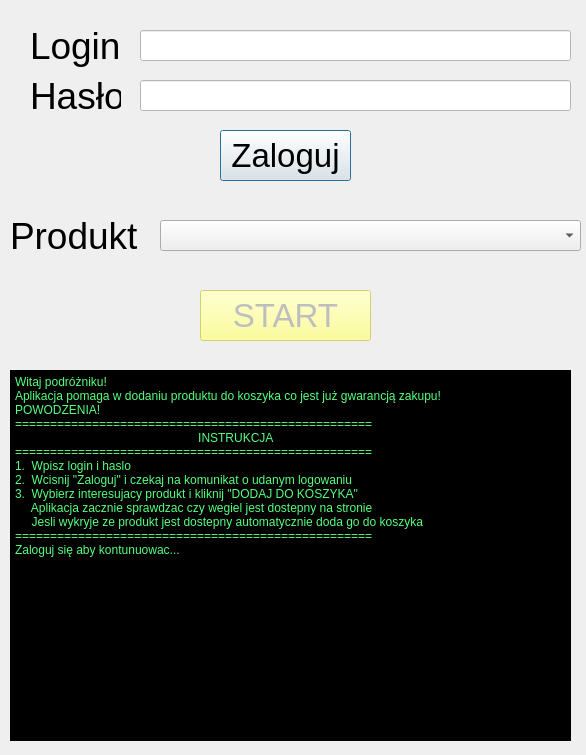
<?xml version="1.0" encoding="UTF-8"?>
<ui version="4.0">
 <class>Dialog</class>
 <widget class="QDialog" name="Dialog">
  <property name="geometry">
   <rect>
    <x>0</x>
    <y>0</y>
    <width>586</width>
    <height>755</height>
   </rect>
  </property>
  <property name="cursor">
   <cursorShape>PointingHandCursor</cursorShape>
  </property>
  <property name="windowTitle">
   <string>Wungiel</string>
  </property>
  <property name="styleSheet">
   <string notr="true">background:url(:/background/backgroundPL.jpg)</string>
  </property>
  <widget class="QLabel" name="label">
   <property name="geometry">
    <rect>
     <x>30</x>
     <y>20</y>
     <width>101</width>
     <height>51</height>
    </rect>
   </property>
   <property name="styleSheet">
    <string notr="true">color:rgb(0, 0, 0);
font-size:28pt;</string>
   </property>
   <property name="text">
    <string>Login</string>
   </property>
  </widget>
  <widget class="QLabel" name="label_2">
   <property name="geometry">
    <rect>
     <x>30</x>
     <y>70</y>
     <width>91</width>
     <height>51</height>
    </rect>
   </property>
   <property name="styleSheet">
    <string notr="true">color:rgb(0, 0, 0);
font-size:28pt;</string>
   </property>
   <property name="text">
    <string>Hasło</string>
   </property>
  </widget>
  <widget class="QLineEdit" name="email">
   <property name="geometry">
    <rect>
     <x>140</x>
     <y>30</y>
     <width>431</width>
     <height>31</height>
    </rect>
   </property>
   <property name="styleSheet">
    <string notr="true">font-size:20pt;
color: rgb(0, 0, 0);
background-color: rgb(255, 255, 255);</string>
   </property>
   <property name="text">
    <string/>
   </property>
  </widget>
  <widget class="QLineEdit" name="password">
   <property name="geometry">
    <rect>
     <x>140</x>
     <y>80</y>
     <width>431</width>
     <height>31</height>
    </rect>
   </property>
   <property name="styleSheet">
    <string notr="true">font-size:20pt;
color: rgb(0, 0, 0);
background-color: rgb(255, 255, 255);</string>
   </property>
   <property name="text">
    <string/>
   </property>
  </widget>
  <widget class="QPushButton" name="loginbutton">
   <property name="geometry">
    <rect>
     <x>220</x>
     <y>130</y>
     <width>131</width>
     <height>51</height>
    </rect>
   </property>
   <property name="styleSheet">
    <string notr="true">font-size:25pt;</string>
   </property>
   <property name="text">
    <string>Zaloguj</string>
   </property>
  </widget>
  <widget class="QLabel" name="label_3">
   <property name="enabled">
    <bool>true</bool>
   </property>
   <property name="geometry">
    <rect>
     <x>-10</x>
     <y>0</y>
     <width>601</width>
     <height>761</height>
    </rect>
   </property>
   <property name="sizePolicy">
    <sizepolicy hsizetype="Maximum" vsizetype="Maximum">
     <horstretch>0</horstretch>
     <verstretch>0</verstretch>
    </sizepolicy>
   </property>
   <property name="text">
    <string/>
   </property>
   <property name="pixmap">
    <pixmap>backgroundPL.jpg</pixmap>
   </property>
   <property name="scaledContents">
    <bool>true</bool>
   </property>
  </widget>
  <widget class="QTextBrowser" name="logi">
   <property name="geometry">
    <rect>
     <x>10</x>
     <y>370</y>
     <width>561</width>
     <height>371</height>
    </rect>
   </property>
   <property name="styleSheet">
    <string notr="true">background-color: rgb(0, 0, 0);
font-color:rgb(0, 255, 127);</string>
   </property>
   <property name="html">
    <string>&lt;!DOCTYPE HTML PUBLIC &quot;-//W3C//DTD HTML 4.0//EN&quot; &quot;http://www.w3.org/TR/REC-html40/strict.dtd&quot;&gt;
&lt;html&gt;&lt;head&gt;&lt;meta name=&quot;qrichtext&quot; content=&quot;1&quot; /&gt;&lt;meta charset=&quot;utf-8&quot; /&gt;&lt;style type=&quot;text/css&quot;&gt;
p, li { white-space: pre-wrap; }
&lt;/style&gt;&lt;/head&gt;&lt;body style=&quot; font-family:'Segoe UI'; font-size:9pt; font-weight:400; font-style:normal;&quot;&gt;
&lt;p style=&quot; margin-top:0px; margin-bottom:0px; margin-left:0px; margin-right:0px; -qt-block-indent:0; text-indent:0px;&quot;&gt;&lt;span style=&quot; color:#55ff7f;&quot;&gt;Witaj podróżniku!&lt;/span&gt;&lt;/p&gt;
&lt;p style=&quot; margin-top:0px; margin-bottom:0px; margin-left:0px; margin-right:0px; -qt-block-indent:0; text-indent:0px;&quot;&gt;&lt;span style=&quot; color:#55ff7f;&quot;&gt;Aplikacja pomaga w dodaniu produktu do koszyka co jest już gwarancją zakupu!&lt;/span&gt;&lt;/p&gt;
&lt;p style=&quot; margin-top:0px; margin-bottom:0px; margin-left:0px; margin-right:0px; -qt-block-indent:0; text-indent:0px;&quot;&gt;&lt;span style=&quot; color:#55ff7f;&quot;&gt;POWODZENIA!&lt;/span&gt;&lt;/p&gt;
&lt;p style=&quot; margin-top:0px; margin-bottom:0px; margin-left:0px; margin-right:0px; -qt-block-indent:0; text-indent:0px;&quot;&gt;&lt;span style=&quot; color:#55ff7f;&quot;&gt;===================================================&lt;/span&gt;&lt;/p&gt;
&lt;p style=&quot; margin-top:0px; margin-bottom:0px; margin-left:0px; margin-right:0px; -qt-block-indent:0; text-indent:0px;&quot;&gt;&lt;span style=&quot; color:#55ff7f;&quot;&gt;          	                               INSTRUKCJA&lt;/span&gt;&lt;/p&gt;
&lt;p style=&quot; margin-top:0px; margin-bottom:0px; margin-left:0px; margin-right:0px; -qt-block-indent:0; text-indent:0px;&quot;&gt;&lt;span style=&quot; color:#55ff7f;&quot;&gt;===================================================&lt;/span&gt;&lt;/p&gt;
&lt;p style=&quot; margin-top:0px; margin-bottom:0px; margin-left:0px; margin-right:0px; -qt-block-indent:0; text-indent:0px;&quot;&gt;&lt;span style=&quot; color:#55ff7f;&quot;&gt;1.  Wpisz login i haslo&lt;/span&gt;&lt;/p&gt;
&lt;p style=&quot; margin-top:0px; margin-bottom:0px; margin-left:0px; margin-right:0px; -qt-block-indent:0; text-indent:0px;&quot;&gt;&lt;span style=&quot; color:#55ff7f;&quot;&gt;2.  Wcisnij &amp;quot;Zaloguj&amp;quot; i czekaj na komunikat o udanym logowaniu&lt;/span&gt;&lt;/p&gt;
&lt;p style=&quot; margin-top:0px; margin-bottom:0px; margin-left:0px; margin-right:0px; -qt-block-indent:0; text-indent:0px;&quot;&gt;&lt;span style=&quot; color:#55ff7f;&quot;&gt;3.  Wybierz interesujacy produkt i kliknij &amp;quot;DODAJ DO KOSZYKA&amp;quot;&lt;/span&gt;&lt;/p&gt;
&lt;p style=&quot; margin-top:0px; margin-bottom:0px; margin-left:0px; margin-right:0px; -qt-block-indent:0; text-indent:0px;&quot;&gt;&lt;span style=&quot; color:#55ff7f;&quot;&gt;     Aplikacja zacznie sprawdzac czy wegiel jest dostepny na stronie&lt;/span&gt;&lt;/p&gt;
&lt;p style=&quot; margin-top:0px; margin-bottom:0px; margin-left:0px; margin-right:0px; -qt-block-indent:0; text-indent:0px;&quot;&gt;&lt;span style=&quot; color:#55ff7f;&quot;&gt;     Jesli wykryje ze produkt jest dostepny automatycznie doda go do koszyka&lt;/span&gt;&lt;/p&gt;
&lt;p style=&quot; margin-top:0px; margin-bottom:0px; margin-left:0px; margin-right:0px; -qt-block-indent:0; text-indent:0px;&quot;&gt;&lt;span style=&quot; color:#55ff7f;&quot;&gt;===================================================&lt;/span&gt;&lt;/p&gt;
&lt;p style=&quot; margin-top:0px; margin-bottom:0px; margin-left:0px; margin-right:0px; -qt-block-indent:0; text-indent:0px;&quot;&gt;&lt;span style=&quot; color:#55ff7f;&quot;&gt;Zaloguj się aby kontunuowac...&lt;/span&gt;&lt;/p&gt;&lt;/body&gt;&lt;/html&gt;</string>
   </property>
  </widget>
  <widget class="QComboBox" name="lista_wungli">
   <property name="geometry">
    <rect>
     <x>160</x>
     <y>220</y>
     <width>421</width>
     <height>31</height>
    </rect>
   </property>
  </widget>
  <widget class="QLabel" name="label_4">
   <property name="geometry">
    <rect>
     <x>10</x>
     <y>210</y>
     <width>141</width>
     <height>51</height>
    </rect>
   </property>
   <property name="styleSheet">
    <string notr="true">color:rgb(0, 0, 0);
font-size:28pt;</string>
   </property>
   <property name="text">
    <string>Produkt</string>
   </property>
  </widget>
  <widget class="QPushButton" name="startbutton">
   <property name="enabled">
    <bool>false</bool>
   </property>
   <property name="geometry">
    <rect>
     <x>200</x>
     <y>290</y>
     <width>171</width>
     <height>51</height>
    </rect>
   </property>
   <property name="styleSheet">
    <string notr="true">font-size:25pt;
background-color: rgb(255, 255, 127);</string>
   </property>
   <property name="text">
    <string>START</string>
   </property>
  </widget>
  <zorder>label_3</zorder>
  <zorder>label</zorder>
  <zorder>label_2</zorder>
  <zorder>email</zorder>
  <zorder>password</zorder>
  <zorder>loginbutton</zorder>
  <zorder>logi</zorder>
  <zorder>lista_wungli</zorder>
  <zorder>label_4</zorder>
  <zorder>startbutton</zorder>
 </widget>
 <resources>
  <include location="backgroundqrc.qrc"/>
 </resources>
 <connections/>
</ui>
